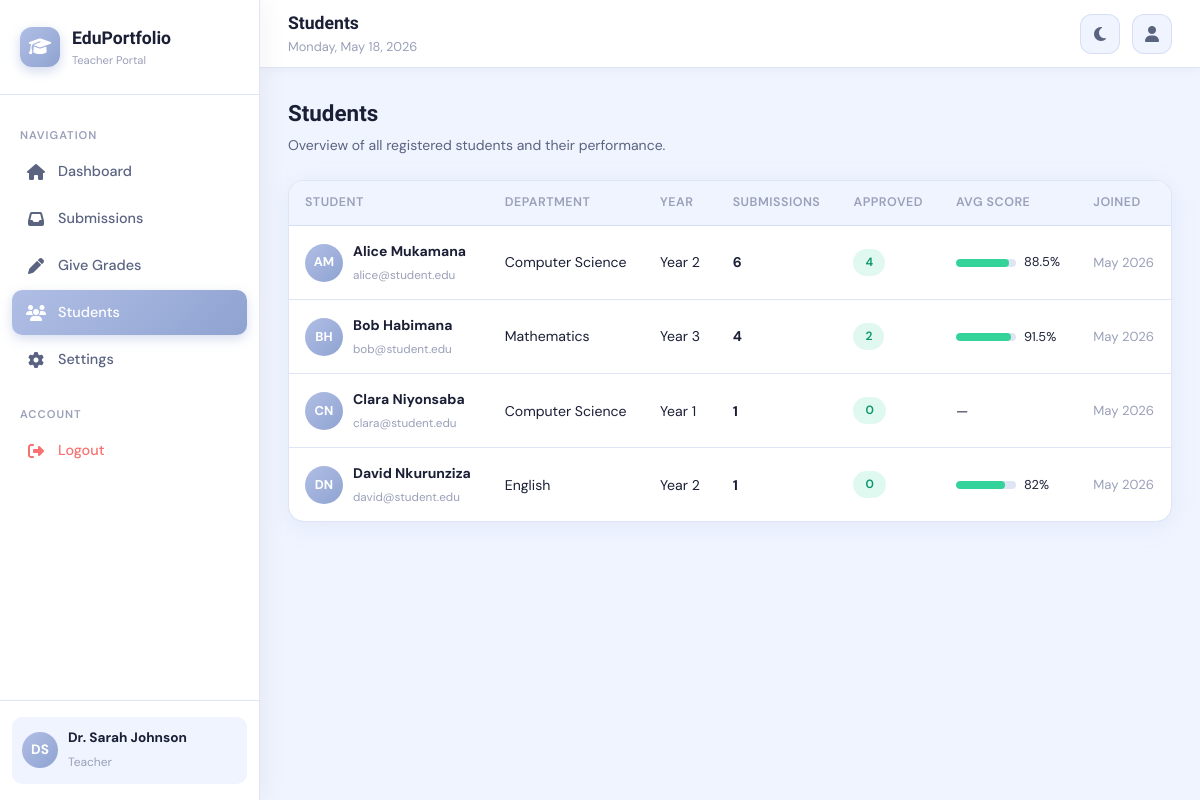
The app's page /pages/teacher/students.php (signed in) with its own data.
### tables this page shows
CREATE TABLE users (
    id INT AUTO_INCREMENT PRIMARY KEY,
    full_name VARCHAR(100) NOT NULL,
    email VARCHAR(100) UNIQUE NOT NULL,
    password VARCHAR(255) NOT NULL,
    role ENUM('student','teacher','admin') DEFAULT 'student',
    avatar VARCHAR(255) DEFAULT NULL,
    phone VARCHAR(20) DEFAULT NULL,
    bio TEXT DEFAULT NULL,
    department VARCHAR(100) DEFAULT NULL,
    grade_level VARCHAR(50) DEFAULT NULL,
    created_at TIMESTAMP DEFAULT CURRENT_TIMESTAMP,
    updated_at TIMESTAMP DEFAULT CURRENT_TIMESTAMP ON UPDATE CURRENT_TIMESTAMP
);

### includes/config.php (called while the page is built, shortened)
<?php
function getDB() {
    static $pdo = null;
    if ($pdo === null) {
        try {
            $dsn = "mysql:host=" . DB_HOST . ";dbname=" . DB_NAME . ";charset=utf8mb4";
            $pdo = new PDO($dsn, DB_USER, DB_PASS, [
                PDO::ATTR_ERRMODE => PDO::ERRMODE_EXCEPTION,
                PDO::ATTR_DEFAULT_FETCH_MODE => PDO::FETCH_ASSOC,
            ]);
        } catch (PDOException $e) {
            die(json_encode(['error' => 'Database connection failed: ' . $e->getMessage()]));
        }
    }
    return $pdo;
}
function getCurrentUser() {
    $db = getDB();
    $stmt = $db->prepare("SELECT * FROM users WHERE id = ?");
    $stmt->execute([$_SESSION['user_id']]);
    return $stmt->fetch();
}
function clean($str) {
    return htmlspecialchars($str ?? '', ENT_QUOTES, 'UTF-8');
}
?>

### pages/teacher/students.php (the view, shortened to what this page needs)
<?php
require_once '../../includes/config.php';
$db = getDB();
$students = $db->query("
    SELECT u.*,
        COUNT(s.id) as total_subs,
        SUM(s.status='approved') as approved,
        AVG(g.score) as avg_score
    FROM users u
    LEFT JOIN submissions s ON u.id=s.student_id
    LEFT JOIN grades g ON u.id=g.student_id
    WHERE u.role='student'
    GROUP BY u.id
    ORDER BY u.full_name")->fetchAll();
$pageTitle  = 'Students';
$activePage = 'students.php';
$baseUrl    = '../../';
require_once '../../includes/layout.php';
?>
<div class="page-header">
  <div><h2>Students</h2><p>Overview of all registered students and their performance.</p></div>
</div>
<div class="card">
  <div class="card-body" style="padding:0;">
    <?php if (empty($students)): ?>
      <div class="empty-state"><i class="fas fa-users"></i><h3>No students registered yet.</h3></div>
    <?php else: ?>
    <div class="table-wrap">
      <table>
        <thead><tr><th>Student</th><th>Department</th><th>Year</th><th>Submissions</th><th>Approved</th><th>Avg Score</th><th>Joined</th></tr></thead>
        <tbody>
        <?php foreach ($students as $s):
          $initials = strtoupper(substr($s['full_name'],0,1) . (strpos($s['full_name'],' ')!==false ? substr($s['full_name'],strpos($s['full_name'],' ')+1,1) : ''));
          $avg = round($s['avg_score'] ?? 0, 1);
        ?>
        <tr>
          <td>
            <div style="display:flex;align-items:center;gap:10px;">
              <div style="width:38px;height:38px;border-radius:50%;background:linear-gradient(135deg,var(--accent),var(--accent-dark));display:flex;align-items:center;justify-content:center;color:white;font-weight:700;font-size:0.8rem;flex-shrink:0;"><?= $initials ?></div>
              <div>
                <strong style="font-size:0.875rem;"><?= clean($s['full_name']) ?></strong>
                <br><small style="color:var(--text-muted)"><?= clean($s['email']) ?></small>
              </div>
            </div>
          </td>
          <td><?= clean($s['department'] ?: '—') ?></td>
          <td><?= clean($s['grade_level'] ?: '—') ?></td>
          <td><strong><?= $s['total_subs'] ?></strong></td>
          <td>
            <span class="badge-status approved"><?= $s['approved'] ?? 0 ?></span>
          </td>
          <td>
            <?php if ($avg > 0): ?>
            <div style="display:flex;align-items:center;gap:8px;">
              <div class="progress-bar" style="width:60px;">
                <div class="progress-fill" data-width="<?= $avg ?>" style="background:<?= $avg>=70?'var(--green)':($avg>=50?'var(--orange)':'var(--red)') ?>;"></div>
              </div>
              <span style="font-size:0.8rem;"><?= $avg ?>%</span>
            </div>
            <?php else: echo '—'; endif; ?>
          </td>
          <td style="color:var(--text-muted);font-size:0.82rem;"><?= date('M Y', strtotime($s['created_at'])) ?></td>
        </tr>
        <?php endforeach; ?>
        </tbody>
      </table>
    </div>
    <?php endif; ?>
  </div>
</div>
<?php require_once '../../includes/layout_end.php'; ?>

### includes/layout.php (shortened to what this page needs)
<?php
$user = getCurrentUser();
$initials = strtoupper(substr($user['full_name'], 0, 1) . (strpos($user['full_name'], ' ') ? substr($user['full_name'], strpos($user['full_name'], ' ') + 1, 1) : ''));
$role = $user['role'];
$navItems = [];
if ($role === 'student') {
    $navItems = [
        ['icon' => 'fa-home', 'label' => 'Dashboard', 'href' => 'dashboard.php'],
        ['icon' => 'fa-user', 'label' => 'My Profile', 'href' => 'profile.php'],
        ['icon' => 'fa-cloud-upload-alt', 'label' => 'Upload Work', 'href' => 'upload.php'],
        ['icon' => 'fa-folder-open', 'label' => 'My Submissions', 'href' => 'submissions.php'],
        ['icon' => 'fa-star', 'label' => 'Grades', 'href' => 'grades.php'],
        ['icon' => 'fa-comments', 'label' => 'Feedback', 'href' => 'feedback.php'],
        ['icon' => 'fa-cog', 'label' => 'Settings', 'href' => 'settings.php'],
    ];
} elseif ($role === 'teacher') {
    $navItems = [
        ['icon' => 'fa-home', 'label' => 'Dashboard', 'href' => 'dashboard.php'],
        ['icon' => 'fa-inbox', 'label' => 'Submissions', 'href' => 'submissions.php'],
        ['icon' => 'fa-pen', 'label' => 'Give Grades', 'href' => 'grade.php'],
        ['icon' => 'fa-users', 'label' => 'Students', 'href' => 'students.php'],
        ['icon' => 'fa-cog', 'label' => 'Settings', 'href' => 'settings.php'],
    ];
}
?>
<!DOCTYPE html>
<html lang="en" data-theme="light">
<head>
  <link rel="stylesheet" href="<?= $baseUrl ?>assets/css/style.css">
  <link rel="stylesheet" href="<?= APP_URL ?>/assets/css/style.css">
  <link rel="stylesheet" href="https://cdnjs.cloudflare.com/ajax/libs/font-awesome/6.5.0/css/all.min.css">
</head>
<body>
<aside class="sidebar" id="sidebar">
  <div class="sidebar-logo">
    <div class="logo-icon"><i class="fas fa-graduation-cap"></i></div>
    <div>
      <h2>EduPortfolio</h2>
      <span><?= ucfirst($role) ?> Portal</span>
    </div>
  </div>
  <nav class="sidebar-nav">
    <div class="nav-section-label">Navigation</div>
    <?php foreach ($navItems as $item): ?>
      <a href="<?= $item['href'] ?>"
         class="nav-item <?= ($activePage ?? '') === $item['href'] ? 'active' : '' ?>">
        <i class="fas <?= $item['icon'] ?>"></i>
        <?= $item['label'] ?>
      </a>
    <?php endforeach; ?>
    <div class="nav-section-label" style="margin-top:16px;">Account</div>
    <a href="<?= $baseUrl ?>logout.php" class="nav-item" style="color:var(--red);">
      <i class="fas fa-sign-out-alt"></i> Logout
    </a>
  </nav>
  <div class="sidebar-footer">
    <div class="user-mini">
      <div class="avatar"><?= $initials ?></div>
      <div class="info">
        <strong><?= clean($user['full_name']) ?></strong>
        <span><?= clean($user['role']) ?></span>
      </div>
    </div>
  </div>
</aside>
<nav class="topnav">
  <div class="topnav-title">
    <h1><?= clean($pageTitle ?? 'Dashboard') ?></h1>
    <p><?= date('l, F j, Y') ?></p>
  </div>
  <div class="topnav-right">
    <button class="topnav-btn" id="themeToggle" title="Toggle theme">
    </button>
    <a href="<?= $baseUrl ?>pages/<?= $role ?>/profile.php" class="topnav-btn" title="Profile" style="text-decoration:none;">
      <i class="fas fa-user"></i>
    </a>
  </div>
</nav>
<main class="main-content">
  <div class="page-content">

### records on screen
users: role "Teacher", full_name "DS", full_name "Dr. Sarah Johnson"
users: full_name "AM", full_name "Alice Mukamana", email "alice@student.edu", department "Computer Science", grade_level "Year 2", total_subs "6", approved "4", avg "88.5", created_at "May 2026"
users: full_name "BH", full_name "Bob Habimana", email "bob@student.edu", department "Mathematics", grade_level "Year 3", total_subs "4", approved "2", avg "91.5", created_at "May 2026"
users: full_name "CN", full_name "Clara Niyonsaba", email "clara@student.edu", department "Computer Science", grade_level "Year 1", total_subs "1", approved "0", created_at "May 2026"
users: full_name "DN", full_name "David Nkurunziza", email "david@student.edu", department "English", grade_level "Year 2", total_subs "1", approved "0", avg "82", created_at "May 2026"

### other values on screen
$item['label'] "Dashboard"
$item['label'] "Submissions"
$item['label'] "Give Grades"
$item['label'] "Students"
$item['label'] "Settings"
$pageTitle "Students"
